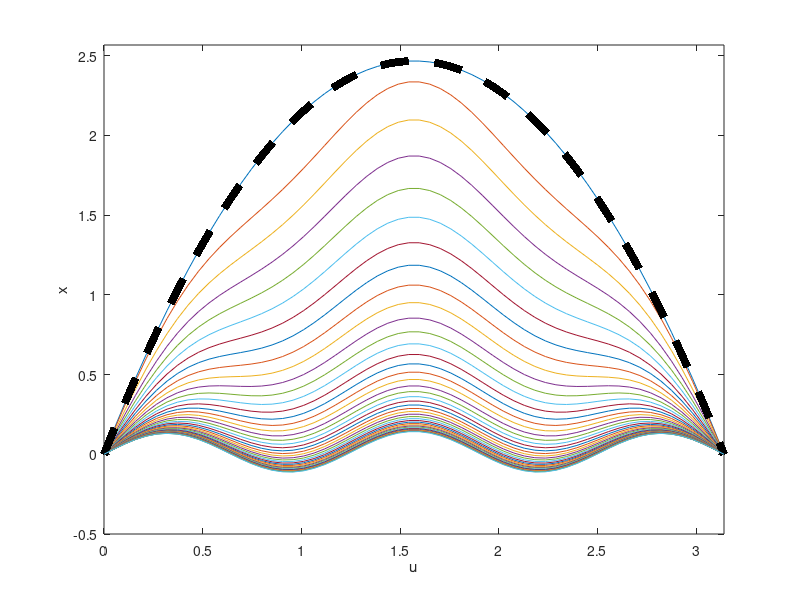

The MATLAB source for this figure:
% Galerkin Spectral Method
% Bryan Kaiser
% 11/6/14

close all
clear all
clc

% Solution to:
% du/dt = a^2*(d^2u/dx^2)+sin(5x)
% by the Galerkin method

%---------------------------------------------------------------

Nc = 50; % Number of coeffs
Nx = 60; % Number of spatial points
Nt = 40; % Timesteps
T = 10; % Final time
t = 0; % Initial time
dt = T/Nt;

%---------------------------------------------------------------

a = sqrt(0.5); % A diffusion constant
x = linspace(0,pi,Nx);
As = zeros(Nc,Nx); % An(t)*sin(n*x)
As5 = zeros(1,Nc); % A5(t)*sin(5*x)
m = 1; % Movie index
IC = x.*(pi-x);

while t < T+dt
 
% Coefficients * sin(n*x) = An(t)*sin(n*x):
for n = 1:Nc
    if n ~= 5
        for i = 1:Nx 
        As(n,i) = ((4*(1-cos(pi*n)))/(pi*n^3))*exp(-t*(n*a)^2)*sin(n*x(i));
        end
    elseif n == 5
        for i = 1:Nx
        As5(i) = (((4*(1-cos(pi*5)))/(pi*5^3)-pi/(50*a^2))*exp(-t*(5*a)^2)+pi/(50*a^2))*sin(5*x(i));
        end
    end
end

% Solution:
u = sum(As)+As5;

% Movie
hfig = figure(1);
set(hfig,'Position',[300,300,1400,1000]);
plot(x,IC,'k--','LineWidth',5);
hold on
plot(x,u)
xlabel('u')
ylabel('x')
axis([0,pi,-0.5,pi^2/4+0.1])
hold on
M(m) = getframe;

% Advancement
m = m+1;
t = t+dt;
end
